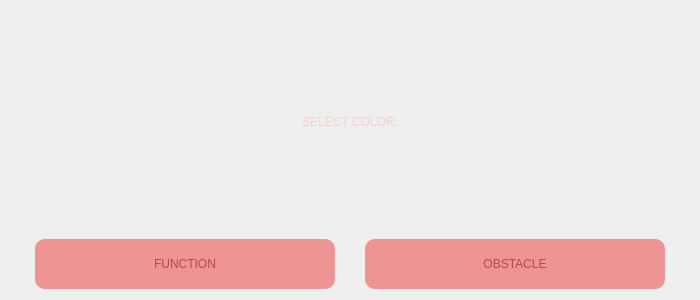
<?xml version="1.0" encoding="UTF-8"?>
<ui version="4.0">
 <class>Settings</class>
 <widget class="QDialog" name="Settings">
  <property name="geometry">
   <rect>
    <x>0</x>
    <y>0</y>
    <width>700</width>
    <height>300</height>
   </rect>
  </property>
  <property name="minimumSize">
   <size>
    <width>500</width>
    <height>300</height>
   </size>
  </property>
  <property name="maximumSize">
   <size>
    <width>1000</width>
    <height>500</height>
   </size>
  </property>
  <property name="windowTitle">
   <string>MATFWars</string>
  </property>
  <property name="styleSheet">
   <string notr="true">#Settings{
background-image: url(:/background/background2.jpg);
}</string>
  </property>
  <layout class="QVBoxLayout" name="verticalLayout_2">
   <item>
    <widget class="QLabel" name="label">
     <property name="styleSheet">
      <string notr="true">font: 600 30pt &quot;URW Bookman&quot;;
color: rgb(246, 206, 206);</string>
     </property>
     <property name="text">
      <string>SELECT COLOR:</string>
     </property>
     <property name="alignment">
      <set>Qt::AlignCenter</set>
     </property>
     <property name="margin">
      <number>5</number>
     </property>
    </widget>
   </item>
   <item>
    <layout class="QHBoxLayout" name="horizontalLayout">
     <item>
      <widget class="QPushButton" name="func_color_button">
       <property name="sizePolicy">
        <sizepolicy hsizetype="Expanding" vsizetype="Expanding">
         <horstretch>3</horstretch>
         <verstretch>3</verstretch>
        </sizepolicy>
       </property>
       <property name="minimumSize">
        <size>
         <width>30</width>
         <height>50</height>
        </size>
       </property>
       <property name="maximumSize">
        <size>
         <width>300</width>
         <height>50</height>
        </size>
       </property>
       <property name="styleSheet">
        <string notr="true">color:rgb(180, 72, 72);
font: 600 15pt &quot;URW Bookman&quot;;
background-color:rgb(238, 148, 148);
border-radius:10px;</string>
       </property>
       <property name="text">
        <string>FUNCTION</string>
       </property>
      </widget>
     </item>
     <item>
      <widget class="QPushButton" name="obst_color_button">
       <property name="sizePolicy">
        <sizepolicy hsizetype="Expanding" vsizetype="Expanding">
         <horstretch>3</horstretch>
         <verstretch>3</verstretch>
        </sizepolicy>
       </property>
       <property name="minimumSize">
        <size>
         <width>30</width>
         <height>50</height>
        </size>
       </property>
       <property name="maximumSize">
        <size>
         <width>300</width>
         <height>50</height>
        </size>
       </property>
       <property name="styleSheet">
        <string notr="true">color:rgb(180, 72, 72);
font: 600 15pt &quot;URW Bookman&quot;;
background-color:rgb(238, 148, 148);
border-radius:10px;</string>
       </property>
       <property name="text">
        <string>OBSTACLE</string>
       </property>
      </widget>
     </item>
    </layout>
   </item>
  </layout>
 </widget>
 <resources/>
 <connections/>
</ui>
